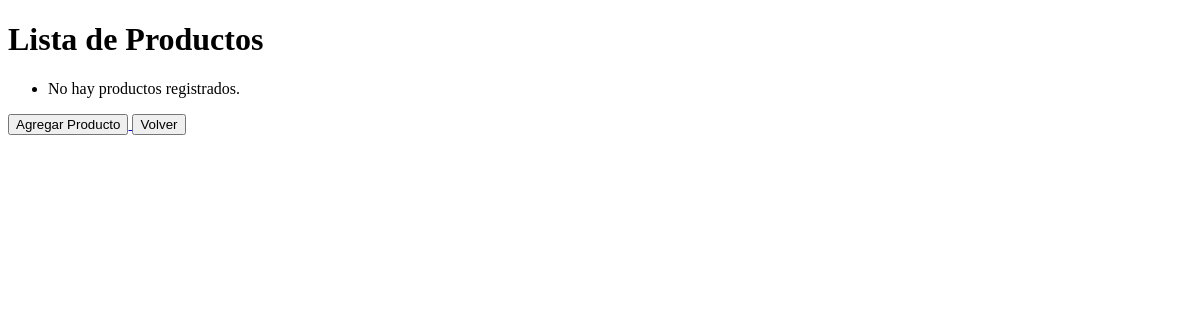
/products, run on an earlier commit of the app's database.
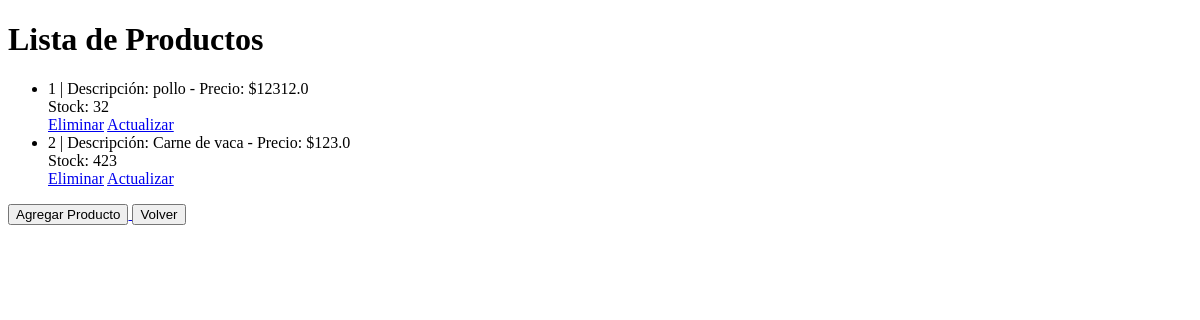
And on a later commit of the database.
### src/models/productosModel.py (models this page shows, shortened)
class Producto(db.Model):
    __tablename__ = "producto"
    id_producto = db.Column(db.Integer(), primary_key=True, nullable=False)
    descripcion = db.Column(db.String(100), nullable=False)
    precio = db.Column(db.Float(), nullable=False)
    stock = db.Column(db.Integer(), nullable=False)
    detalles = db.relationship(DetalleFactura, backref="producto")

### src/app.py (the view)
@app.route("/products")
def products():
    productos = db.session.query(Producto).all()
    return render_template("productos/verProductos.html", productos=productos)

### src/templates/productos/verProductos.html (shortened to what this page needs)
<!DOCTYPE html>
<html lang="es">
  <head>
  </head>
  <body>
    <h1>Lista de Productos</h1>
    <ul>
      {% for producto in productos %}
      <li>
        {{producto.id_producto}} | Descripción: {{ producto.descripcion }} -
        Precio: ${{producto.precio}}<br />
        Stock: {{producto.stock}}
      </li>
      <a href="{{ url_for('delete_product', id=producto.id_producto) }}"
        >Eliminar</a
      >
      <a href="{{ url_for('update_product', id=producto.id_producto) }}"
        >Actualizar</a
      >
      {% else %}
      <li>No hay productos registrados.</li>
      {% endfor %}
    </ul>
    <a href="{{ url_for('add_product') }}">
      <button>Agregar Producto</button>
    </a>
    <a href="{{ url_for('dashboard') }}">
      <button>Volver</button>
    </a>
  </body>
</html>

What changed in the data, as far as the page shows it:
added Producto: id_producto "1", descripcion "pollo", precio "12312.0", stock "32"
added Producto: id_producto "2", descripcion "Carne de vaca", precio "123.0", stock "423"
Also different on the page:
text no longer shown: "No hay productos registrados."
